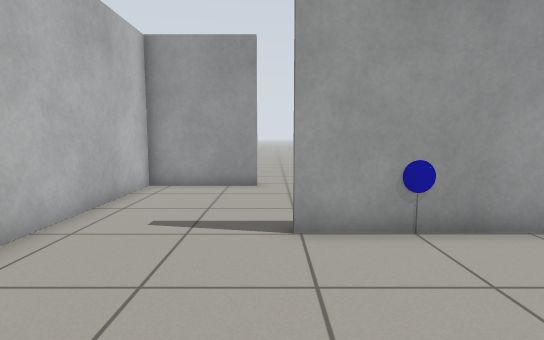
View 1 (above)

12 first-person views from a walk through a world built for the Gazebo simulator. The camera is 0.85 m above the floor, tilts 6° down and sees 80° across. The lines on the ground mark 1 m squares. The floor is counted in squares, 0.5 m on a side. Each view is taken from the middle of a square. On the plan, view 1 faces up. The plan holds only what a view shows up to about 16 squares ahead; the rest is blank.

View 2
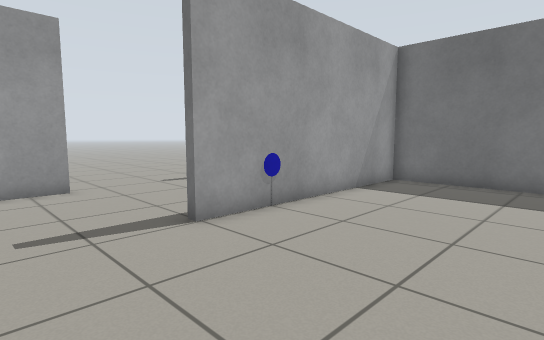

View 3
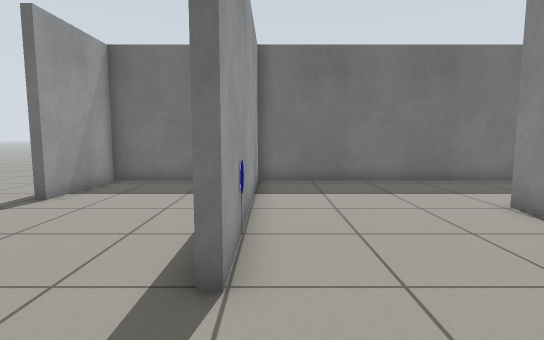

View 4
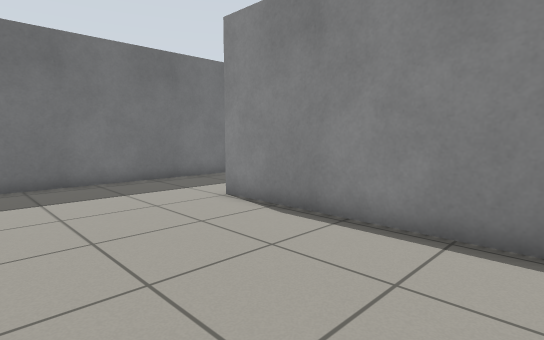

View 5
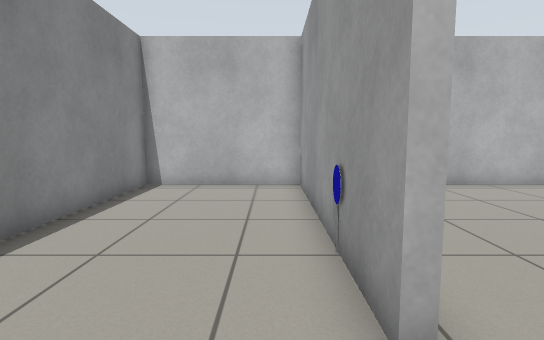

View 6
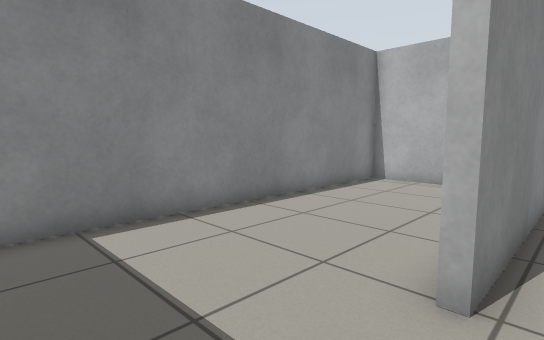

View 7
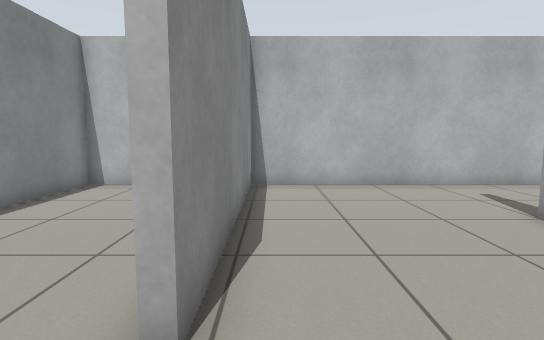

View 8
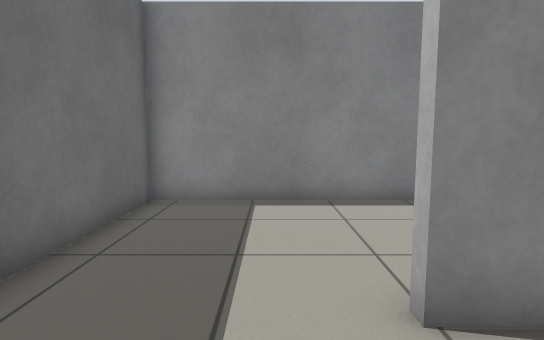

View 9
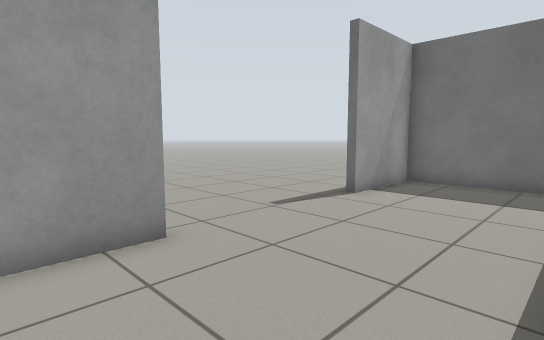

View 10
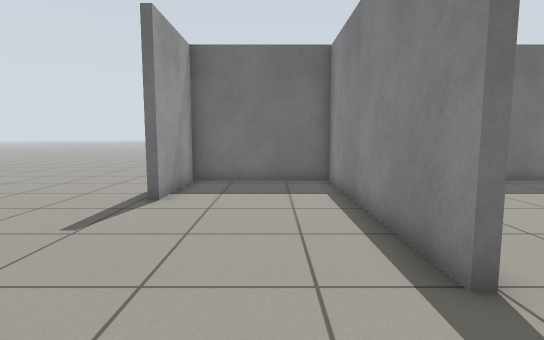

View 11
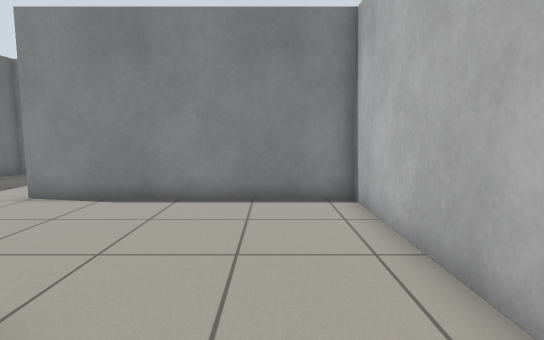

View 12
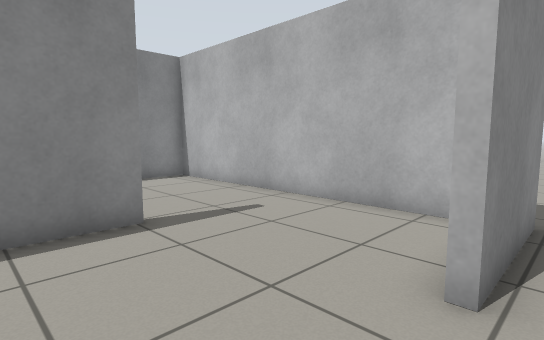

### Floor plan
Points are (right, up) in squares from view 1. A wall is a line through its corners. A room is listed if a view was taken in it or the views show most of it. See-through windows are left out.
Room 1 (views 1, 2, 3, 4, 5, 6, 7, 8, 9, 10, 11, 12)
walls: (0.4, 5.8) (9.2, 5.8) (9.2, 11) (5.5, 11) (5.5, 11.4); (-0.5, 11) (-4.2, 11) (-4.2, -0.7) (4.7, -0.7) (4.7, -1) (-4.2, -1) (-4.2, -6.4) (9.2, -6.4) (9.2, 5.5) (0.4, 5.5)
ways out: opening at (0, 12)
objects: other object (2, -1); other object (3, 6)

Where each view was taken, in squares from view 1:
view 1: 0 up, 0 right, facing up
view 2: 0 up, 3 left, facing up-right
view 3: 5 up, 3 left, facing right
view 4: 5 up, 3 left, facing down-right
view 5: 2 down, 7 right, facing left
view 6: 0 up, 8 right, facing down-left
view 7: 0 up, 7 right, facing left
view 8: 2 up, 6 right, facing down
view 9: 6 up, 3 left, facing up-right
view 10: 8 up, 3 left, facing right
view 11: 8 up, 2 left, facing down
view 12: 12 up, 3 right, facing down-left
